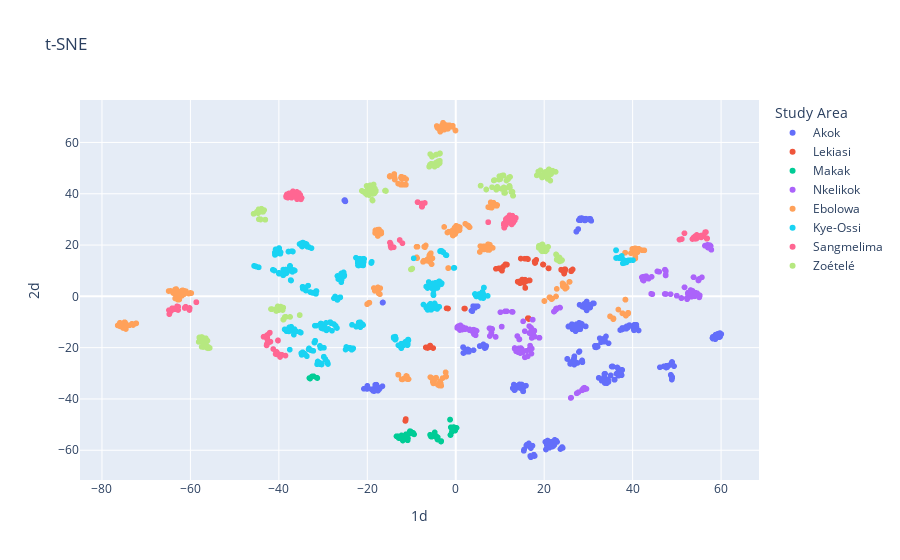

Notebook code cell kept with this figure:
### Code cell
fig = px.scatter(df, x="1d", y="2d", color="Study Area", title = "t-SNE")
# fig.update_layout(
#     title = "PCA",
#     paper_bgcolor="LightSteelBlue"
# )
fig.show()

# py.plot(fig, filename = "t-sne and study area.html")

### Figure 1 — Plotly figure (JSON) as saved in the notebook; plotly's stock layout.template omitted (floating-point values rounded to 4 significant figures; data arrays with more than 128 entries replaced by an {"elided": "..."} marker saying what was removed)
{"data": [{"hovertemplate": "Study Area=Akok<br>1d=%{x}<br>2d=%{y}<extra></extra>", "legendgroup": "Akok", "marker": {"color": "#636efa", "symbol": "circle"}, "mode": "markers", "name": "Akok", "showlegend": true, "type": "scattergl", "x": {"elided": "398 float values"}, "xaxis": "x", "y": {"elided": "398 float values"}, "yaxis": "y"}, {"hovertemplate": "Study Area=Lekiasi<br>1d=%{x}<br>2d=%{y}<extra></extra>", "legendgroup": "Lekiasi", "marker": {"color": "#EF553B", "symbol": "circle"}, "mode": "markers", "name": "Lekiasi", "showlegend": true, "type": "scattergl", "x": [15.03, 15.72, 15.01, 15.39, 15.43, 15.7, 14.56, 14.38, 14.48, 14.35, 14.55, 14.54, 14.0, 14.08, 15.67, 16.05, 15.66, 16.69, 16.62, 16.65, 16.72, -6.788, -6.09, -6.275, -6.442, -6.575, -6.363, -5.852, -5.776, -5.762, -5.111, -5.892, 14.7, 17.83, 18.01, 18.09, 18.2, 16.24, 16.1, 16.34, 20.98, 21.02, 20.99, 21.01, 19.72, 19.78, 19.82, 19.73, 15.82, 15.6, 17.98, 17.94, 17.91, 18.01, 1.931, 2.085, 16.5, 16.41, 16.46, -1.744, -2.078, 16.31, 23.83, 23.85, 24.14, 24.59, 24.5, 24.62, 24.77, 24.69, 24.78, 24.79, 26.11, 26.17, 26.09, 26.44, -11.31, -11.3, -11.39, -11.39, -11.38, 9.088, 9.707, 9.892, 10.42, 11.53, 11.58, 11.52, 10.46, 10.47, 10.67, 10.68, 11.2, 11.21, 11.21], "xaxis": "x", "y": [6.431, 3.265, 6.54, 5.394, 5.2, 3.358, 5.304, 5.672, 5.703, 5.785, 5.189, 5.118, 5.745, 5.613, 6.4, 5.988, 6.502, 6.193, 6.235, 6.213, 6.231, -19.89, -19.87, -19.9, -20.03, -20.06, -20.13, -19.26, -19.19, -19.69, -20.16, -19.8, 14.73, 13.63, 13.83, 14.0, 14.22, 14.6, 14.71, 14.5, 10.92, 10.96, 10.96, 10.89, 12.43, 12.41, 12.36, 12.42, 14.65, 14.68, 13.13, 13.09, 13.01, 13.23, -4.757, -4.756, -8.841, -8.541, -8.516, -4.733, -4.674, -8.493, 10.4, 10.36, 9.995, 9.726, 8.863, 9.66, 10.23, 10.6, 10.48, 10.46, 10.09, 9.906, 9.778, 10.51, -47.87, -47.84, -48.54, -48.54, -48.49, 10.73, 10.9, 10.88, 10.04, 12.4, 12.38, 12.39, 9.99, 10.87, 11.45, 11.5, 12.4, 12.43, 12.44], "yaxis": "y"}, {"hovertemplate": "Study Area=Makak<br>1d=%{x}<br>2d=%{y}<extra></extra>", "legendgroup": "Makak", "marker": {"color": "#00cc96", "symbol": "circle"}, "mode": "markers", "name": "Makak", "showlegend": true, "type": "scattergl", "x": [-1.287, -1.289, -1.288, -33.07, -33.09, -32.94, -32.16, -32.52, -31.41, -31.44, -32.27, -31.3, -0.5238, -0.459, -0.7031, -0.1917, -0.9587, -0.9308, 0.1813, -1.119, -0.866, -0.7875, -0.8616, -0.1437, -0.1595, -0.2317, -1.173, -1.183, -1.16, -1.198, -4.753, -4.794, -4.765, -5.375, -5.426, -5.813, -4.572, -4.566, -4.374, -5.355, -5.622, -4.065, -4.071, -4.068, -4.109, -4.138, -4.134, -3.322, -3.339, -3.33, -3.29, -11.04, -11.08, -10.8, -11.1, -11.16, -12.55, -11.22, -10.92, -10.88, -11.97, -10.93, -13.38, -12.9, -11.6, -13.4, -12.96, -13.19, -12.27, -9.418, -10.13, -10.37, -10.2, -9.575, -9.658, -11.23, -10.45], "xaxis": "x", "y": [-48.06, -48.05, -48.06, -31.86, -31.87, -32.05, -31.16, -31.24, -31.7, -31.75, -31.18, -31.86, -51.0, -50.96, -51.74, -51.7, -51.33, -51.32, -51.28, -51.06, -52.73, -52.64, -52.73, -52.3, -52.35, -52.38, -54.01, -54.04, -53.97, -54.07, -53.03, -53.8, -53.07, -54.53, -54.72, -53.99, -54.7, -54.64, -54.57, -54.1, -54.64, -54.96, -55.13, -55.02, -55.84, -55.68, -55.79, -56.54, -56.55, -56.6, -56.42, -55.38, -55.45, -55.38, -54.64, -54.76, -55.35, -54.83, -56.01, -56.13, -56.22, -55.99, -54.55, -55.24, -54.77, -54.56, -55.12, -54.5, -54.2, -53.81, -53.45, -52.54, -52.67, -53.36, -53.2, -53.74, -52.97], "yaxis": "y"}, {"hovertemplate": "Study Area=Nkelikok<br>1d=%{x}<br>2d=%{y}<extra></extra>", "legendgroup": "Nkelikok", "marker": {"color": "#ab63fa", "symbol": "circle"}, "mode": "markers", "name": "Nkelikok", "showlegend": true, "type": "scattergl", "x": {"elided": "226 float values"}, "xaxis": "x", "y": {"elided": "226 float values"}, "yaxis": "y"}, {"hovertemplate": "Study Area=Ebolowa<br>1d=%{x}<br>2d=%{y}<extra></extra>", "legendgroup": "Ebolowa", "marker": {"color": "#FFA15A", "symbol": "circle"}, "mode": "markers", "name": "Ebolowa", "showlegend": true, "type": "scattergl", "x": {"elided": "386 float values"}, "xaxis": "x", "y": {"elided": "386 float values"}, "yaxis": "y"}, {"hovertemplate": "Study Area=Kye-Ossi <br>1d=%{x}<br>2d=%{y}<extra></extra>", "legendgroup": "Kye-Ossi ", "marker": {"color": "#19d3f3", "symbol": "circle"}, "mode": "markers", "name": "Kye-Ossi ", "showlegend": true, "type": "scattergl", "x": {"elided": "429 float values"}, "xaxis": "x", "y": {"elided": "429 float values"}, "yaxis": "y"}, {"hovertemplate": "Study Area=Sangmelima<br>1d=%{x}<br>2d=%{y}<extra></extra>", "legendgroup": "Sangmelima", "marker": {"color": "#FF6692", "symbol": "circle"}, "mode": "markers", "name": "Sangmelima", "showlegend": true, "type": "scattergl", "x": {"elided": "194 float values"}, "xaxis": "x", "y": {"elided": "194 float values"}, "yaxis": "y"}, {"hovertemplate": "Study Area=Zoételé<br>1d=%{x}<br>2d=%{y}<extra></extra>", "legendgroup": "Zoételé", "marker": {"color": "#B6E880", "symbol": "circle"}, "mode": "markers", "name": "Zoételé", "showlegend": true, "type": "scattergl", "x": {"elided": "284 float values"}, "xaxis": "x", "y": {"elided": "284 float values"}, "yaxis": "y"}], "layout": {"legend": {"title": {"text": "Study Area"}, "tracegroupgap": 0}, "title": {"text": "t-SNE"}, "xaxis": {"anchor": "y", "domain": [0, 1], "title": {"text": "1d"}}, "yaxis": {"anchor": "x", "domain": [0, 1], "title": {"text": "2d"}}}}
